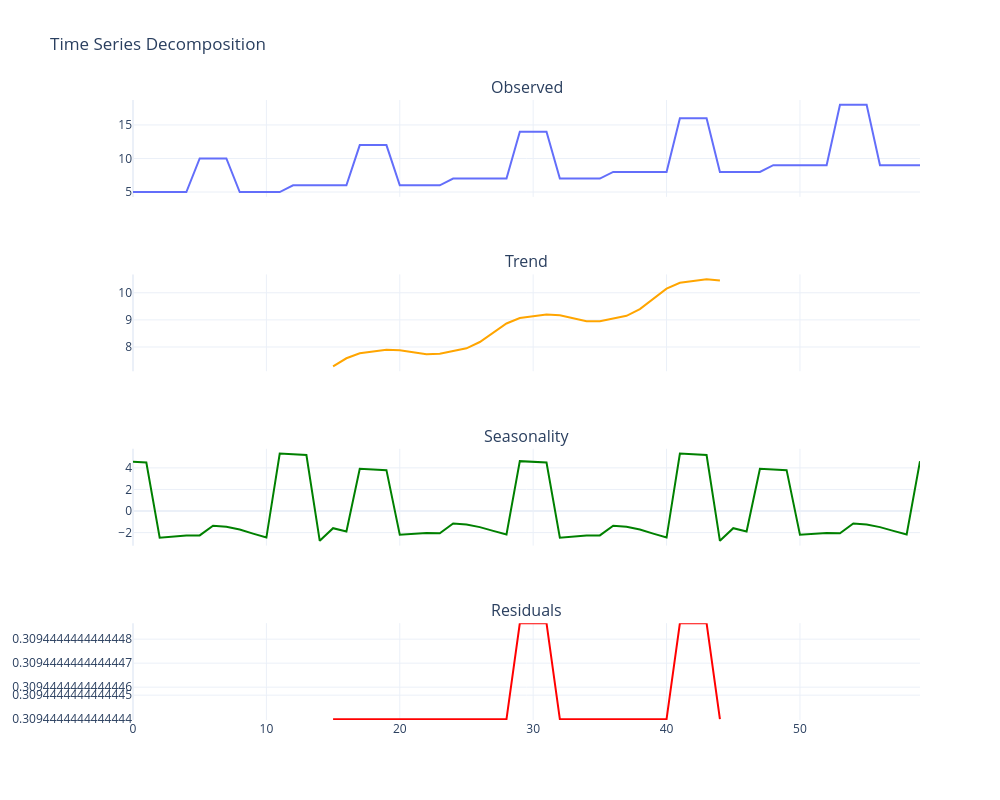

The cell this chart's notebook holds for it:
### Code cell
plot_decomposition(df_2)

### Figure 1 — Plotly figure (JSON) as saved in the notebook; plotly's stock layout.template omitted (floating-point values rounded to 4 significant figures)
{"data": [{"mode": "lines", "name": "Observed", "type": "scatter", "x": [0, 1, 2, 3, 4, 5, 6, 7, 8, 9, 10, 11, 12, 13, 14, 15, 16, 17, 18, 19, 20, 21, 22, 23, 24, 25, 26, 27, 28, 29, 30, 31, 32, 33, 34, 35, 36, 37, 38, 39, 40, 41, 42, 43, 44, 45, 46, 47, 48, 49, 50, 51, 52, 53, 54, 55, 56, 57, 58, 59], "xaxis": "x", "y": [5, 5, 5, 5, 5, 10, 10, 10, 5, 5, 5, 5, 6, 6, 6, 6, 6, 12, 12, 12, 6, 6, 6, 6, 7, 7, 7, 7, 7, 14, 14, 14, 7, 7, 7, 7, 8, 8, 8, 8, 8, 16, 16, 16, 8, 8, 8, 8, 9, 9, 9, 9, 9, 18, 18, 18, 9, 9, 9, 9], "yaxis": "y"}, {"line": {"color": "orange"}, "mode": "lines", "name": "Trend", "type": "scatter", "x": [0, 1, 2, 3, 4, 5, 6, 7, 8, 9, 10, 11, 12, 13, 14, 15, 16, 17, 18, 19, 20, 21, 22, 23, 24, 25, 26, 27, 28, 29, 30, 31, 32, 33, 34, 35, 36, 37, 38, 39, 40, 41, 42, 43, 44, 45, 46, 47, 48, 49, 50, 51, 52, 53, 54, 55, 56, 57, 58, 59], "xaxis": "x2", "y": [null, null, null, null, null, null, null, null, null, null, null, null, null, null, null, 7.283, 7.583, 7.767, 7.833, 7.9, 7.883, 7.8, 7.733, 7.75, 7.85, 7.95, 8.183, 8.533, 8.867, 9.067, 9.133, 9.2, 9.167, 9.05, 8.95, 8.95, 9.05, 9.15, 9.4, 9.783, 10.15, 10.37, 10.43, 10.5, 10.45, null, null, null, null, null, null, null, null, null, null, null, null, null, null, null], "yaxis": "y2"}, {"line": {"color": "green"}, "mode": "lines", "name": "Seasonality", "type": "scatter", "x": [0, 1, 2, 3, 4, 5, 6, 7, 8, 9, 10, 11, 12, 13, 14, 15, 16, 17, 18, 19, 20, 21, 22, 23, 24, 25, 26, 27, 28, 29, 30, 31, 32, 33, 34, 35, 36, 37, 38, 39, 40, 41, 42, 43, 44, 45, 46, 47, 48, 49, 50, 51, 52, 53, 54, 55, 56, 57, 58, 59], "xaxis": "x3", "y": [4.557, 4.491, -2.476, -2.359, -2.259, -2.259, -1.359, -1.459, -1.709, -2.093, -2.459, 5.324, 5.257, 5.191, -2.759, -1.593, -1.893, 3.924, 3.857, 3.791, -2.193, -2.109, -2.043, -2.059, -1.159, -1.259, -1.493, -1.843, -2.176, 4.624, 4.557, 4.491, -2.476, -2.359, -2.259, -2.259, -1.359, -1.459, -1.709, -2.093, -2.459, 5.324, 5.257, 5.191, -2.759, -1.593, -1.893, 3.924, 3.857, 3.791, -2.193, -2.109, -2.043, -2.059, -1.159, -1.259, -1.493, -1.843, -2.176, 4.624], "yaxis": "y3"}, {"line": {"color": "red"}, "mode": "lines", "name": "Residuals", "type": "scatter", "x": [0, 1, 2, 3, 4, 5, 6, 7, 8, 9, 10, 11, 12, 13, 14, 15, 16, 17, 18, 19, 20, 21, 22, 23, 24, 25, 26, 27, 28, 29, 30, 31, 32, 33, 34, 35, 36, 37, 38, 39, 40, 41, 42, 43, 44, 45, 46, 47, 48, 49, 50, 51, 52, 53, 54, 55, 56, 57, 58, 59], "xaxis": "x4", "y": [null, null, null, null, null, null, null, null, null, null, null, null, null, null, null, 0.3094, 0.3094, 0.3094, 0.3094, 0.3094, 0.3094, 0.3094, 0.3094, 0.3094, 0.3094, 0.3094, 0.3094, 0.3094, 0.3094, 0.3094, 0.3094, 0.3094, 0.3094, 0.3094, 0.3094, 0.3094, 0.3094, 0.3094, 0.3094, 0.3094, 0.3094, 0.3094, 0.3094, 0.3094, 0.3094, null, null, null, null, null, null, null, null, null, null, null, null, null, null, null], "yaxis": "y4"}], "layout": {"annotations": [{"font": {"size": 16}, "showarrow": false, "text": "Observed", "x": 0.5, "xanchor": "center", "xref": "paper", "y": 1, "yanchor": "bottom", "yref": "paper"}, {"font": {"size": 16}, "showarrow": false, "text": "Trend", "x": 0.5, "xanchor": "center", "xref": "paper", "y": 0.7188, "yanchor": "bottom", "yref": "paper"}, {"font": {"size": 16}, "showarrow": false, "text": "Seasonality", "x": 0.5, "xanchor": "center", "xref": "paper", "y": 0.4375, "yanchor": "bottom", "yref": "paper"}, {"font": {"size": 16}, "showarrow": false, "text": "Residuals", "x": 0.5, "xanchor": "center", "xref": "paper", "y": 0.1562, "yanchor": "bottom", "yref": "paper"}], "height": 800, "showlegend": false, "title": {"text": "Time Series Decomposition"}, "width": 1000, "xaxis": {"anchor": "y", "domain": [0, 1], "matches": "x4", "showticklabels": false}, "xaxis2": {"anchor": "y2", "domain": [0, 1], "matches": "x4", "showticklabels": false}, "xaxis3": {"anchor": "y3", "domain": [0, 1], "matches": "x4", "showticklabels": false}, "xaxis4": {"anchor": "y4", "domain": [0, 1]}, "yaxis": {"anchor": "x", "domain": [0.8438, 1]}, "yaxis2": {"anchor": "x2", "domain": [0.5625, 0.7188]}, "yaxis3": {"anchor": "x3", "domain": [0.2812, 0.4375]}, "yaxis4": {"anchor": "x4", "domain": [0, 0.1562]}}}
